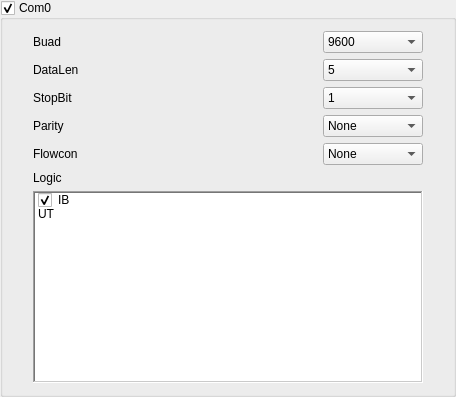
                <widget class="QGroupBox" name="Serial_Com0">
                 <property name="font">
                  <font>
                   <weight>50</weight>
                   <bold>false</bold>
                  </font>
                 </property>
                 <property name="title">
                  <string>Com0</string>
                 </property>
                 <property name="flat">
                  <bool>true</bool>
                 </property>
                 <property name="checkable">
                  <bool>true</bool>
                 </property>
                 <layout class="QVBoxLayout" name="verticalLayout_7">
                  <property name="leftMargin">
                   <number>30</number>
                  </property>
                  <property name="rightMargin">
                   <number>30</number>
                  </property>
                  <item>
                   <layout class="QHBoxLayout" name="horizontalLayout_21">
                    <item>
                     <widget class="QLabel" name="label_46">
                      <property name="text">
                       <string>Buad   </string>
                      </property>
                     </widget>
                    </item>
                    <item>
                     <spacer name="horizontalSpacer_51">
                      <property name="orientation">
                       <enum>Qt::Horizontal</enum>
                      </property>
                      <property name="sizeHint" stdset="0">
                       <size>
                        <width>238</width>
                        <height>20</height>
                       </size>
                      </property>
                     </spacer>
                    </item>
                    <item>
                     <widget class="QComboBox" name="Serial_Com0_Buad_Enum_Text">
                      <property name="minimumSize">
                       <size>
                        <width>100</width>
                        <height>0</height>
                       </size>
                      </property>
                      <item>
                       <property name="text">
                        <string>9600</string>
                       </property>
                       <property name="icon">
                        <iconset resource="../IDE.qrc">
                         <normaloff>:/Menu/rc/Menu/eye.png</normaloff>:/Menu/rc/Menu/eye.png</iconset>
                       </property>
                      </item>
                      <item>
                       <property name="text">
                        <string>19200</string>
                       </property>
                       <property name="icon">
                        <iconset resource="../IDE.qrc">
                         <normaloff>:/Menu/rc/Menu/eye.png</normaloff>:/Menu/rc/Menu/eye.png</iconset>
                       </property>
                      </item>
                      <item>
                       <property name="text">
                        <string>38400</string>
                       </property>
                       <property name="icon">
                        <iconset resource="../IDE.qrc">
                         <normaloff>:/Menu/rc/Menu/eye.png</normaloff>:/Menu/rc/Menu/eye.png</iconset>
                       </property>
                      </item>
                      <item>
                       <property name="text">
                        <string>57600</string>
                       </property>
                       <property name="icon">
                        <iconset resource="../IDE.qrc">
                         <normaloff>:/Menu/rc/Menu/eye.png</normaloff>:/Menu/rc/Menu/eye.png</iconset>
                       </property>
                      </item>
                      <item>
                       <property name="text">
                        <string>115200</string>
                       </property>
                       <property name="icon">
                        <iconset resource="../IDE.qrc">
                         <normaloff>:/Menu/rc/Menu/eye.png</normaloff>:/Menu/rc/Menu/eye.png</iconset>
                       </property>
                      </item>
                      <item>
                       <property name="text">
                        <string>125000</string>
                       </property>
                       <property name="icon">
                        <iconset resource="../IDE.qrc">
                         <normaloff>:/Menu/rc/Menu/eye.png</normaloff>:/Menu/rc/Menu/eye.png</iconset>
                       </property>
                      </item>
                     </widget>
                    </item>
                   </layout>
                  </item>
                  <item>
                   <layout class="QHBoxLayout" name="horizontalLayout_22">
                    <item>
                     <widget class="QLabel" name="label_47">
                      <property name="text">
                       <string>DataLen</string>
                      </property>
                     </widget>
                    </item>
                    <item>
                     <spacer name="horizontalSpacer_52">
                      <property name="orientation">
                       <enum>Qt::Horizontal</enum>
                      </property>
                      <property name="sizeHint" stdset="0">
                       <size>
                        <width>238</width>
                        <height>20</height>
                       </size>
                      </property>
                     </spacer>
                    </item>
                    <item>
                     <widget class="QComboBox" name="Serial_Com0_DataLen_Enum_Text">
                      <property name="minimumSize">
                       <size>
                        <width>100</width>
                        <height>0</height>
                       </size>
                      </property>
                      <item>
                       <property name="text">
                        <string>5</string>
                       </property>
                       <property name="icon">
                        <iconset resource="../IDE.qrc">
                         <normaloff>:/Menu/rc/Menu/build.png</normaloff>:/Menu/rc/Menu/build.png</iconset>
                       </property>
                      </item>
                      <item>
                       <property name="text">
                        <string>6</string>
                       </property>
                       <property name="icon">
                        <iconset resource="../IDE.qrc">
                         <normaloff>:/Menu/rc/Menu/build.png</normaloff>:/Menu/rc/Menu/build.png</iconset>
                       </property>
                      </item>
                      <item>
                       <property name="text">
                        <string>7</string>
                       </property>
                       <property name="icon">
                        <iconset resource="../IDE.qrc">
                         <normaloff>:/Menu/rc/Menu/build.png</normaloff>:/Menu/rc/Menu/build.png</iconset>
                       </property>
                      </item>
                      <item>
                       <property name="text">
                        <string>8</string>
                       </property>
                       <property name="icon">
                        <iconset resource="../IDE.qrc">
                         <normaloff>:/Menu/rc/Menu/build.png</normaloff>:/Menu/rc/Menu/build.png</iconset>
                       </property>
                      </item>
                     </widget>
                    </item>
                   </layout>
                  </item>
                  <item>
                   <layout class="QHBoxLayout" name="horizontalLayout_23">
                    <item>
                     <widget class="QLabel" name="label_49">
                      <property name="text">
                       <string>StopBit</string>
                      </property>
                     </widget>
                    </item>
                    <item>
                     <spacer name="horizontalSpacer_54">
                      <property name="orientation">
                       <enum>Qt::Horizontal</enum>
                      </property>
                      <property name="sizeHint" stdset="0">
                       <size>
                        <width>238</width>
                        <height>20</height>
                       </size>
                      </property>
                     </spacer>
                    </item>
                    <item>
                     <widget class="QComboBox" name="Serial_Com0_StopBit_Enum_Text">
                      <property name="minimumSize">
                       <size>
                        <width>100</width>
                        <height>0</height>
                       </size>
                      </property>
                      <item>
                       <property name="text">
                        <string>1</string>
                       </property>
                       <property name="icon">
                        <iconset resource="../IDE.qrc">
                         <normaloff>:/Menu/rc/Menu/bringtofront.png</normaloff>:/Menu/rc/Menu/bringtofront.png</iconset>
                       </property>
                      </item>
                      <item>
                       <property name="text">
                        <string>1.5</string>
                       </property>
                       <property name="icon">
                        <iconset resource="../IDE.qrc">
                         <normaloff>:/Menu/rc/Menu/bringtofront.png</normaloff>:/Menu/rc/Menu/bringtofront.png</iconset>
                       </property>
                      </item>
                      <item>
                       <property name="text">
                        <string>2</string>
                       </property>
                       <property name="icon">
                        <iconset resource="../IDE.qrc">
                         <normaloff>:/Menu/rc/Menu/bringtofront.png</normaloff>:/Menu/rc/Menu/bringtofront.png</iconset>
                       </property>
                      </item>
                     </widget>
                    </item>
                   </layout>
                  </item>
                  <item>
                   <layout class="QHBoxLayout" name="horizontalLayout_24">
                    <item>
                     <widget class="QLabel" name="label_50">
                      <property name="text">
                       <string>Parity </string>
                      </property>
                     </widget>
                    </item>
                    <item>
                     <spacer name="horizontalSpacer_55">
                      <property name="orientation">
                       <enum>Qt::Horizontal</enum>
                      </property>
                      <property name="sizeHint" stdset="0">
                       <size>
                        <width>125</width>
                        <height>17</height>
                       </size>
                      </property>
                     </spacer>
                    </item>
                    <item>
                     <widget class="QComboBox" name="Serial_Com0_Parity_Enum_Text">
                      <property name="minimumSize">
                       <size>
                        <width>100</width>
                        <height>0</height>
                       </size>
                      </property>
                      <item>
                       <property name="text">
                        <string>None</string>
                       </property>
                       <property name="icon">
                        <iconset resource="../IDE.qrc">
                         <normaloff>:/Menu/rc/Menu/help.png</normaloff>:/Menu/rc/Menu/help.png</iconset>
                       </property>
                      </item>
                      <item>
                       <property name="text">
                        <string>Odd</string>
                       </property>
                       <property name="icon">
                        <iconset resource="../IDE.qrc">
                         <normaloff>:/Menu/rc/Menu/help.png</normaloff>:/Menu/rc/Menu/help.png</iconset>
                       </property>
                      </item>
                      <item>
                       <property name="text">
                        <string>Even</string>
                       </property>
                       <property name="icon">
                        <iconset resource="../IDE.qrc">
                         <normaloff>:/Menu/rc/Menu/help.png</normaloff>:/Menu/rc/Menu/help.png</iconset>
                       </property>
                      </item>
                      <item>
                       <property name="text">
                        <string>Mark</string>
                       </property>
                       <property name="icon">
                        <iconset resource="../IDE.qrc">
                         <normaloff>:/Menu/rc/Menu/help.png</normaloff>:/Menu/rc/Menu/help.png</iconset>
                       </property>
                      </item>
                      <item>
                       <property name="text">
                        <string>Space</string>
                       </property>
                       <property name="icon">
                        <iconset resource="../IDE.qrc">
                         <normaloff>:/Menu/rc/Menu/help.png</normaloff>:/Menu/rc/Menu/help.png</iconset>
                       </property>
                      </item>
                     </widget>
                    </item>
                   </layout>
                  </item>
                  <item>
                   <layout class="QHBoxLayout" name="horizontalLayout_25">
                    <item>
                     <widget class="QLabel" name="label_48">
                      <property name="text">
                       <string>Flowcon</string>
                      </property>
                     </widget>
                    </item>
                    <item>
                     <spacer name="horizontalSpacer_53">
                      <property name="orientation">
                       <enum>Qt::Horizontal</enum>
                      </property>
                      <property name="sizeHint" stdset="0">
                       <size>
                        <width>125</width>
                        <height>17</height>
                       </size>
                      </property>
                     </spacer>
                    </item>
                    <item>
                     <widget class="QComboBox" name="Serial_Com0_Flowcon_Enum_Text">
                      <property name="minimumSize">
                       <size>
                        <width>100</width>
                        <height>0</height>
                       </size>
                      </property>
                      <item>
                       <property name="text">
                        <string>None</string>
                       </property>
                       <property name="icon">
                        <iconset resource="../IDE.qrc">
                         <normaloff>:/Menu/rc/Menu/fail.png</normaloff>:/Menu/rc/Menu/fail.png</iconset>
                       </property>
                      </item>
                      <item>
                       <property name="text">
                        <string>HardWare</string>
                       </property>
                       <property name="icon">
                        <iconset resource="../IDE.qrc">
                         <normaloff>:/Menu/rc/Menu/comm.ico</normaloff>:/Menu/rc/Menu/comm.ico</iconset>
                       </property>
                      </item>
                      <item>
                       <property name="text">
                        <string>SoftWare</string>
                       </property>
                       <property name="icon">
                        <iconset resource="../IDE.qrc">
                         <normaloff>:/Menu/rc/Menu/ftp.png</normaloff>:/Menu/rc/Menu/ftp.png</iconset>
                       </property>
                      </item>
                     </widget>
                    </item>
                   </layout>
                  </item>
                  <item>
                   <widget class="QLabel" name="label_34">
                    <property name="text">
                     <string>Logic</string>
                    </property>
                   </widget>
                  </item>
                  <item>
                   <widget class="UpSelecQListWidget" name="Serial_Com0_Logic_Check_Item">
                    <property name="frameShape">
                     <enum>QFrame::WinPanel</enum>
                    </property>
                    <property name="frameShadow">
                     <enum>QFrame::Sunken</enum>
                    </property>
                    <property name="selectionMode">
                     <enum>QAbstractItemView::MultiSelection</enum>
                    </property>
                    <item>
                     <property name="text">
                      <string>IB</string>
                     </property>
                     <property name="checkState">
                      <enum>Checked</enum>
                     </property>
                     <property name="icon">
                      <iconset resource="../IDE.qrc">
                       <normaloff>:/Menu/rc/Menu/chat.png</normaloff>:/Menu/rc/Menu/chat.png</iconset>
                     </property>
                    </item>
                    <item>
                     <property name="text">
                      <string>UT</string>
                     </property>
                     <property name="checkState">
                      <enum>Unchecked</enum>
                     </property>
                     <property name="icon">
                      <iconset resource="../IDE.qrc">
                       <normaloff>:/Menu/rc/Menu/chat.png</normaloff>:/Menu/rc/Menu/chat.png</iconset>
                     </property>
                    </item>
                   </widget>
                  </item>
                 </layout>
                </widget>
